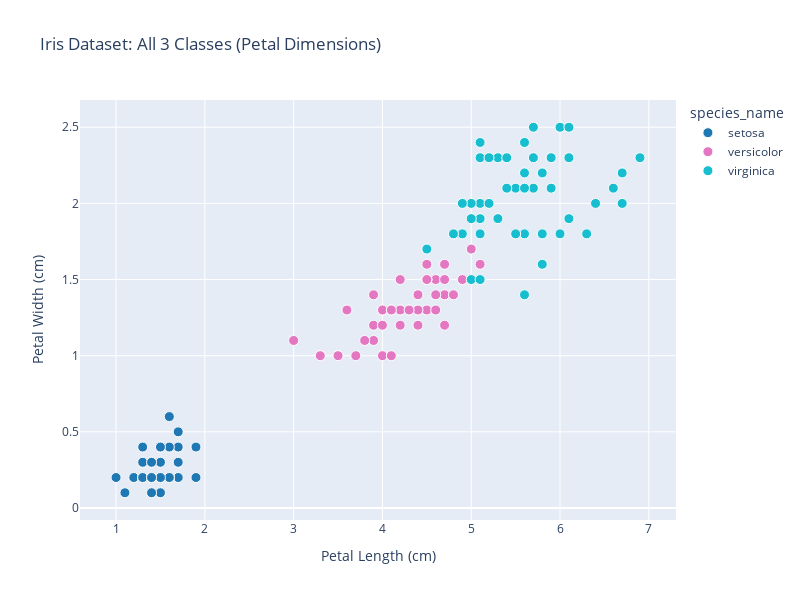

The cell this chart's notebook holds for it:
### Code cell
# Visualize the 3 classes in 2D (using the two most discriminative features)
fig = px.scatter(
    df,
    x="petal length (cm)",
    y="petal width (cm)",
    color="species_name",
    color_discrete_map={"setosa": "#1f77b4", "versicolor": "#e377c2", "virginica": "#17becf"},
    title="Iris Dataset: All 3 Classes (Petal Dimensions)",
    labels={"petal length (cm)": "Petal Length (cm)", "petal width (cm)": "Petal Width (cm)"},
    width=800,
    height=600,
)
fig.update_traces(marker={"size": 10, "line": {"width": 1, "color": "white"}})
fig.show()

### Figure 1 — Plotly figure (JSON) as saved in the notebook; plotly's stock layout.template omitted (floating-point values rounded to 4 significant figures)
{"data": [{"hovertemplate": "species_name=setosa<br>Petal Length (cm)=%{x}<br>Petal Width (cm)=%{y}<extra></extra>", "legendgroup": "setosa", "marker": {"color": "#1f77b4", "line": {"color": "white", "width": 1}, "size": 10, "symbol": "circle"}, "mode": "markers", "name": "setosa", "orientation": "v", "showlegend": true, "type": "scatter", "x": [1.4, 1.4, 1.3, 1.5, 1.4, 1.7, 1.4, 1.5, 1.4, 1.5, 1.5, 1.6, 1.4, 1.1, 1.2, 1.5, 1.3, 1.4, 1.7, 1.5, 1.7, 1.5, 1.0, 1.7, 1.9, 1.6, 1.6, 1.5, 1.4, 1.6, 1.6, 1.5, 1.5, 1.4, 1.5, 1.2, 1.3, 1.4, 1.3, 1.5, 1.3, 1.3, 1.3, 1.6, 1.9, 1.4, 1.6, 1.4, 1.5, 1.4], "xaxis": "x", "y": [0.2, 0.2, 0.2, 0.2, 0.2, 0.4, 0.3, 0.2, 0.2, 0.1, 0.2, 0.2, 0.1, 0.1, 0.2, 0.4, 0.4, 0.3, 0.3, 0.3, 0.2, 0.4, 0.2, 0.5, 0.2, 0.2, 0.4, 0.2, 0.2, 0.2, 0.2, 0.4, 0.1, 0.2, 0.2, 0.2, 0.2, 0.1, 0.2, 0.2, 0.3, 0.3, 0.2, 0.6, 0.4, 0.3, 0.2, 0.2, 0.2, 0.2], "yaxis": "y"}, {"hovertemplate": "species_name=versicolor<br>Petal Length (cm)=%{x}<br>Petal Width (cm)=%{y}<extra></extra>", "legendgroup": "versicolor", "marker": {"color": "#e377c2", "line": {"color": "white", "width": 1}, "size": 10, "symbol": "circle"}, "mode": "markers", "name": "versicolor", "orientation": "v", "showlegend": true, "type": "scatter", "x": [4.7, 4.5, 4.9, 4.0, 4.6, 4.5, 4.7, 3.3, 4.6, 3.9, 3.5, 4.2, 4.0, 4.7, 3.6, 4.4, 4.5, 4.1, 4.5, 3.9, 4.8, 4.0, 4.9, 4.7, 4.3, 4.4, 4.8, 5.0, 4.5, 3.5, 3.8, 3.7, 3.9, 5.1, 4.5, 4.5, 4.7, 4.4, 4.1, 4.0, 4.4, 4.6, 4.0, 3.3, 4.2, 4.2, 4.2, 4.3, 3.0, 4.1], "xaxis": "x", "y": [1.4, 1.5, 1.5, 1.3, 1.5, 1.3, 1.6, 1.0, 1.3, 1.4, 1.0, 1.5, 1.0, 1.4, 1.3, 1.4, 1.5, 1.0, 1.5, 1.1, 1.8, 1.3, 1.5, 1.2, 1.3, 1.4, 1.4, 1.7, 1.5, 1.0, 1.1, 1.0, 1.2, 1.6, 1.5, 1.6, 1.5, 1.3, 1.3, 1.3, 1.2, 1.4, 1.2, 1.0, 1.3, 1.2, 1.3, 1.3, 1.1, 1.3], "yaxis": "y"}, {"hovertemplate": "species_name=virginica<br>Petal Length (cm)=%{x}<br>Petal Width (cm)=%{y}<extra></extra>", "legendgroup": "virginica", "marker": {"color": "#17becf", "line": {"color": "white", "width": 1}, "size": 10, "symbol": "circle"}, "mode": "markers", "name": "virginica", "orientation": "v", "showlegend": true, "type": "scatter", "x": [6.0, 5.1, 5.9, 5.6, 5.8, 6.6, 4.5, 6.3, 5.8, 6.1, 5.1, 5.3, 5.5, 5.0, 5.1, 5.3, 5.5, 6.7, 6.9, 5.0, 5.7, 4.9, 6.7, 4.9, 5.7, 6.0, 4.8, 4.9, 5.6, 5.8, 6.1, 6.4, 5.6, 5.1, 5.6, 6.1, 5.6, 5.5, 4.8, 5.4, 5.6, 5.1, 5.1, 5.9, 5.7, 5.2, 5.0, 5.2, 5.4, 5.1], "xaxis": "x", "y": [2.5, 1.9, 2.1, 1.8, 2.2, 2.1, 1.7, 1.8, 1.8, 2.5, 2.0, 1.9, 2.1, 2.0, 2.4, 2.3, 1.8, 2.2, 2.3, 1.5, 2.3, 2.0, 2.0, 1.8, 2.1, 1.8, 1.8, 1.8, 2.1, 1.6, 1.9, 2.0, 2.2, 1.5, 1.4, 2.3, 2.4, 1.8, 1.8, 2.1, 2.4, 2.3, 1.9, 2.3, 2.5, 2.3, 1.9, 2.0, 2.3, 1.8], "yaxis": "y"}], "layout": {"height": 600, "legend": {"title": {"text": "species_name"}, "tracegroupgap": 0}, "title": {"text": "Iris Dataset: All 3 Classes (Petal Dimensions)"}, "width": 800, "xaxis": {"anchor": "y", "domain": [0, 1], "title": {"text": "Petal Length (cm)"}}, "yaxis": {"anchor": "x", "domain": [0, 1], "title": {"text": "Petal Width (cm)"}}}}
